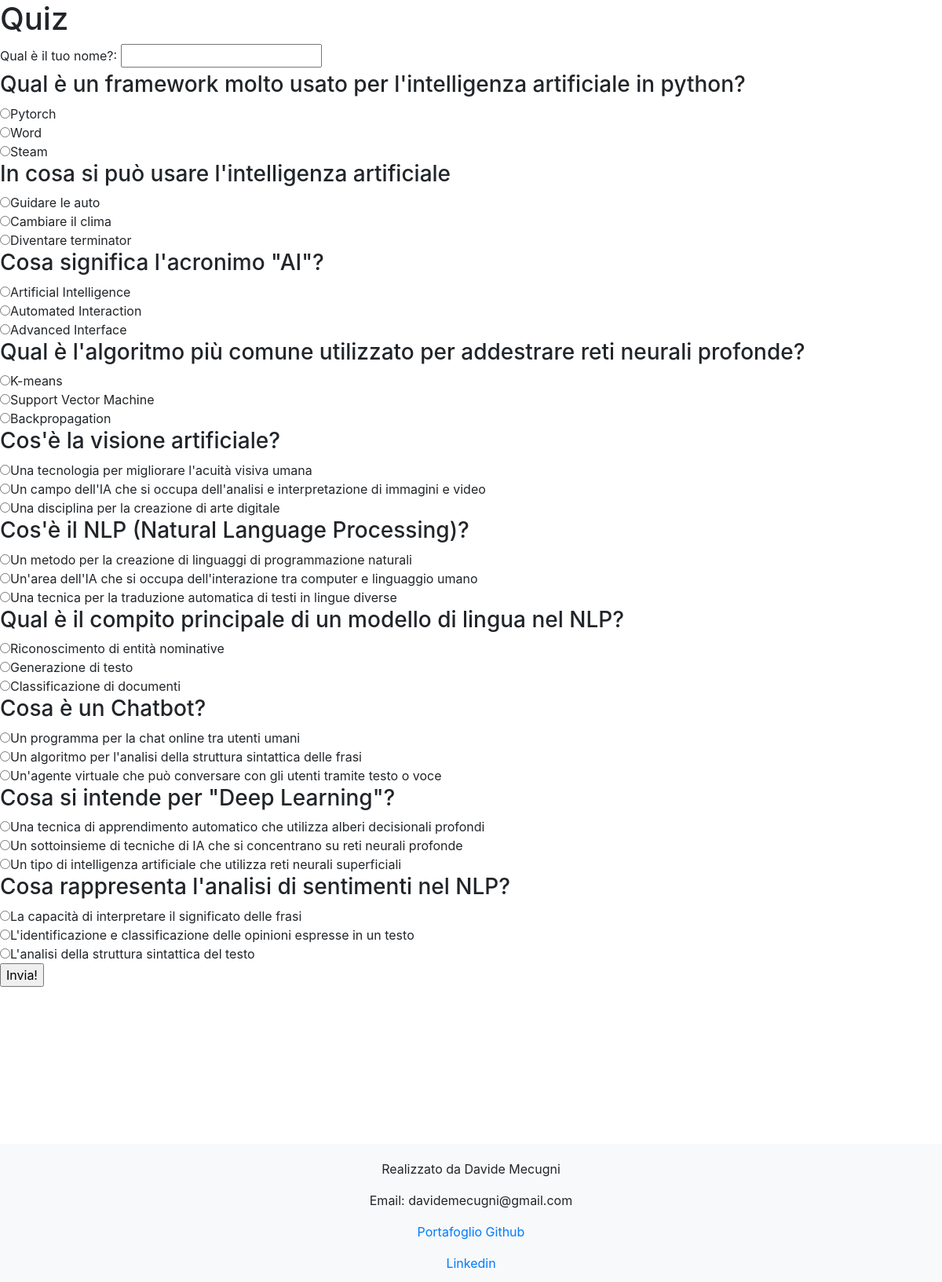
The page /quiz on the database its author committed.
### app.py (models this page shows, shortened)
class Question(db.Model):
    id = db.Column(db.Integer, primary_key=True)
    question_text = db.Column(db.String(255), nullable=False)
    option1 = db.Column(db.String(100), nullable=False)
    option2 = db.Column(db.String(100), nullable=False)
    option3 = db.Column(db.String(100), nullable=False)
    correct_option = db.Column(db.Integer, nullable=False)

### app.py (the view)
@app.route("/quiz", methods=["GET", "POST"])
def quiz():
    questions = Question.query.all()
    if request.method == "POST":
        score = 0
        username = request.form.get('username')
        for i in range(1, len(questions)):  # Numero totale di domande
            selected_option = int(request.form[f"q{i}"])
            question = Question.query.get(i)
            if question and selected_option == question.correct_option:
                score += 1
        db.session.add(Score(username=username, score=score, date=datetime.now()))
        db.session.commit()
        if score == 0:
            result = "non hai risposto correttamente a nessuna domanda. Riprova!"
        elif score < len(questions) * 0.6:
            result = "hai risposto correttamente solo a poche domande. Prova a studiare di più o chiedi una mano!"
        elif score >= len(questions) * 0.6:
            result = "complimenti! Hai risposto correttamente a molte domande! Sei molto bravo, continua così!"
        elif score == len(questions):
            result = "complimenti! Hai risposto correttamente a tutte le domande! Complimento, sei un vero esperto!"
        top_score = Score.query.filter_by(username=username).order_by(Score.score.desc()).first() # type: ignore
        top_score = top_score.score if top_score else 0
        return render_template("result.html", username=username, score=score, result=result, total=len(questions), top_score=top_score)
    else:
        return render_template("quiz.html", questions=questions)

### app.py (called while the page is built)
@app.before_request
def setup():
    db.create_all()
    if Question.query.count() == 0 or Question.query.count() != len(questions):
        Question.query.delete()
        db.session.add_all(questions)
        db.session.commit()

### templates/quiz.html (shortened to what this page needs)
<!DOCTYPE html>
<html lang="en">
<head>
    <link href="https://stackpath.bootstrapcdn.com/bootstrap/4.5.2/css/bootstrap.min.css" rel="stylesheet">
    <link rel="stylesheet" type="text/css" href="{{ url_for('static', filename='css/styles.css') }}">
</head>
<body>
    <div id="page-container">
        <div id="content-wrap">
            <h1>Quiz</h1>
            <form action="{{ url_for('quiz') }}" method="POST">
                <label for="username">Qual è il tuo nome?:</label>
                <input type="text" name="username" required>
                {% for question in questions %}
                    <h3>{{ question.question_text }}</h3>
                    <input type="radio" name="q{{ question.id }}" value="1" required>{{ question.option1 }}<br>
                    <input type="radio" name="q{{ question.id }}" value="2" required>{{ question.option2 }}<br>
                    <input type="radio" name="q{{ question.id }}" value="3" required>{{ question.option3 }}<br>
                {% endfor %}
                <input type="submit" value="Invia!">
            </form>
        </div>
        <footer>
            <div class="container">
                <p>Realizzato da Davide Mecugni</p>
                <p>Email: davidemecugni@gmail.com</p>
                <p><a href="https://www.github.com/davidemecugni">Portafoglio Github</a></p>
                <p>
                    <a href="https://www.linkedin.com/in/davide-mecugni/">Linkedin</a>
                </p>
            </div>
        </footer>
    </div>
</body>
</html>

### static/css/styles.css (style rules this page uses)
footer { background-color: #f8f9fa; padding: 20px 0; text-align: center; width: 100%; position: absolute; bottom: 0; height: 11rem; }
form { margin-bottom: 200px; }
#page-container { position: relative; min-height: 100vh; }
#content-wrap { padding-bottom: 11rem; }

### rows shown on the page
Question: question_text "Qual è un framework molto usato per l'intelligenza artificiale in python?", option1 "Pytorch", option2 "Word", option3 "Steam"
Question: question_text "In cosa si può usare l'intelligenza artificiale", option1 "Guidare le auto", option2 "Cambiare il clima", option3 "Diventare terminator"
Question: question_text "Cosa significa l'acronimo \"AI\"?", option1 "Artificial Intelligence", option2 "Automated Interaction", option3 "Advanced Interface"
Question: question_text "Qual è l'algoritmo più comune utilizzato per addestrare reti neurali profonde?", option1 "K-means", option2 "Support Vector Machine", option3 "Backpropagation"
Question: question_text "Cos'è la visione artificiale?", option1 "Una tecnologia per migliorare l'acuità visiva umana", option2 "Un campo dell'IA che si occupa dell'analisi e interpretazione di immagini e video", option3 "Una disciplina per la creazione di arte digitale"
Question: question_text "Cos'è il NLP (Natural Language Processing)?", option1 "Un metodo per la creazione di linguaggi di programmazione naturali", option2 "Un'area dell'IA che si occupa dell'interazione tra computer e linguaggio umano", option3 "Una tecnica per la traduzione automatica di testi in lingue diverse"
Question: question_text "Qual è il compito principale di un modello di lingua nel NLP?", option1 "Riconoscimento di entità nominative", option2 "Generazione di testo", option3 "Classificazione di documenti"
Question: question_text "Cosa è un Chatbot?", option1 "Un programma per la chat online tra utenti umani", option2 "Un algoritmo per l'analisi della struttura sintattica delle frasi", option3 "Un'agente virtuale che può conversare con gli utenti tramite testo o voce"
Question: question_text "Cosa si intende per \"Deep Learning\"?", option1 "Una tecnica di apprendimento automatico che utilizza alberi decisionali profondi", option2 "Un sottoinsieme di tecniche di IA che si concentrano su reti neurali profonde", option3 "Un tipo di intelligenza artificiale che utilizza reti neurali superficiali"
Question: question_text "Cosa rappresenta l'analisi di sentimenti nel NLP?", option1 "La capacità di interpretare il significato delle frasi", option2 "L'identificazione e classificazione delle opinioni espresse in un testo", option3 "L'analisi della struttura sintattica del testo"
